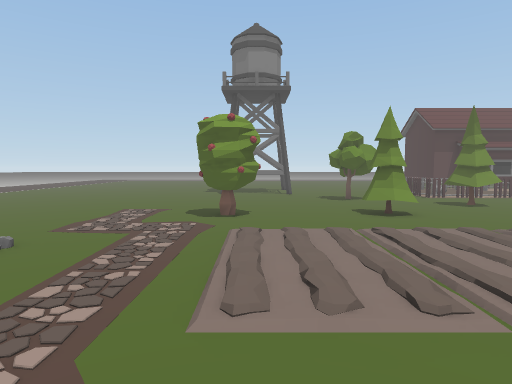
View 1 (above)

24 first-person views from a walk through a scene from a Unity 3-D project. The camera is 1.5 m above the floor, tilts 4° down and sees 75° across. The floor is counted in squares, 1 m on a side. Each view is taken from the middle of a square. On the plan, view 1 faces up. The plan holds only what a view shows up to about 15 squares ahead; the rest is blank. The place goes on beyond the plan. The player is left out. Some animated figures are not drawn. Some surface patterns are stand-ins.

View 2
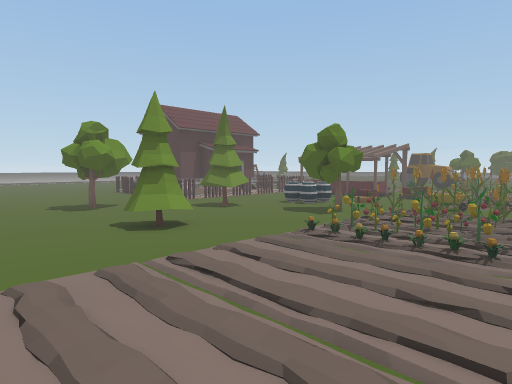

View 3
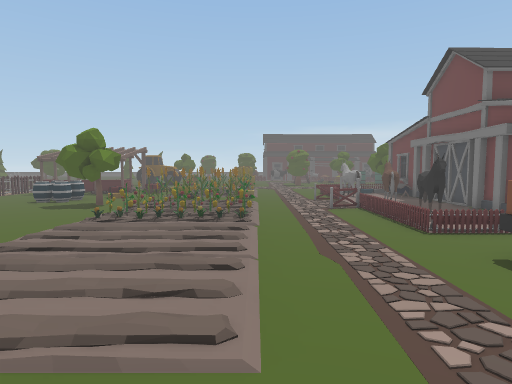

View 4
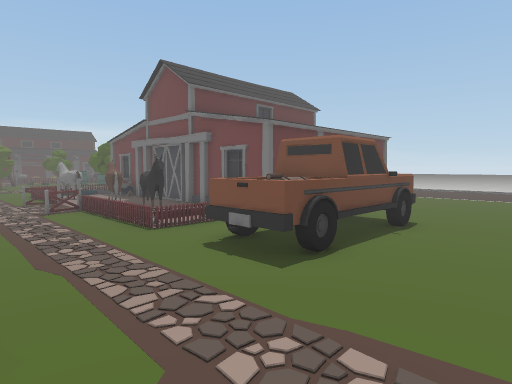

View 5
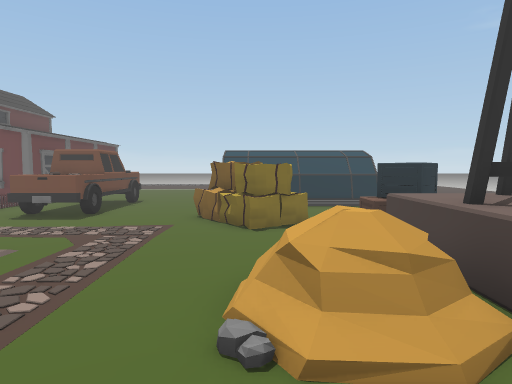

View 6
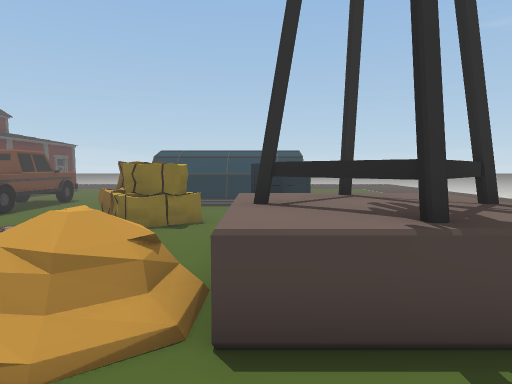

View 7
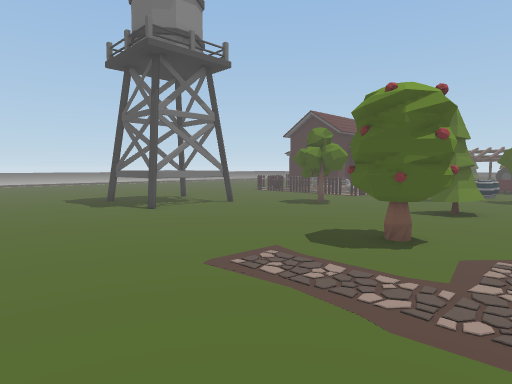

View 8
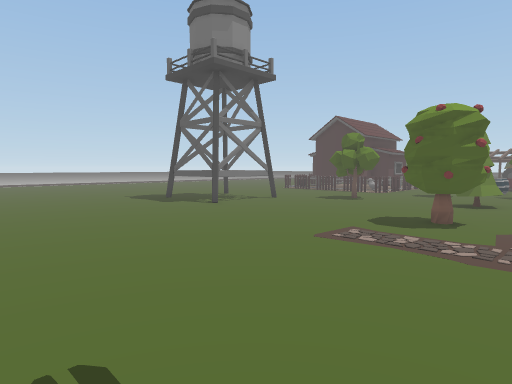

View 9
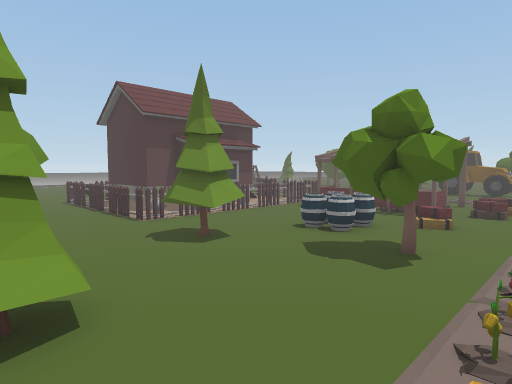

View 10
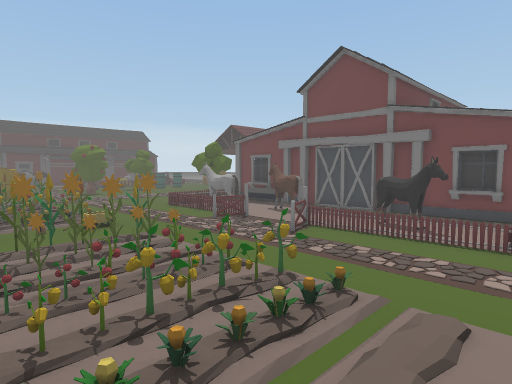

View 11
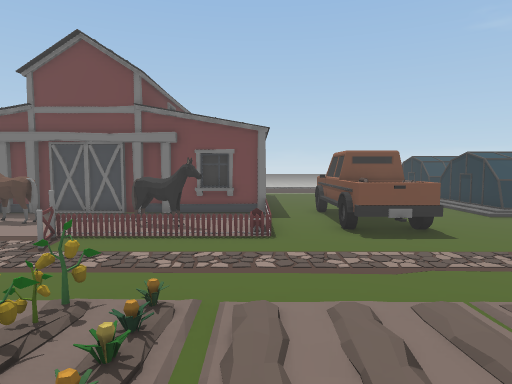

View 12
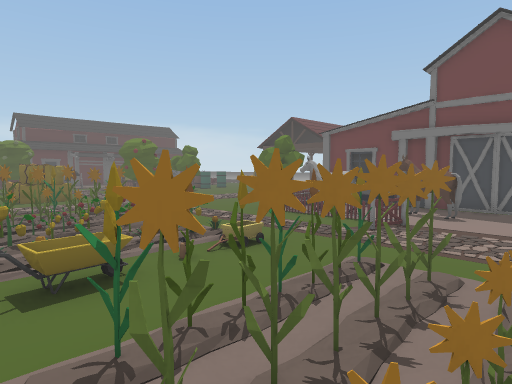

View 13
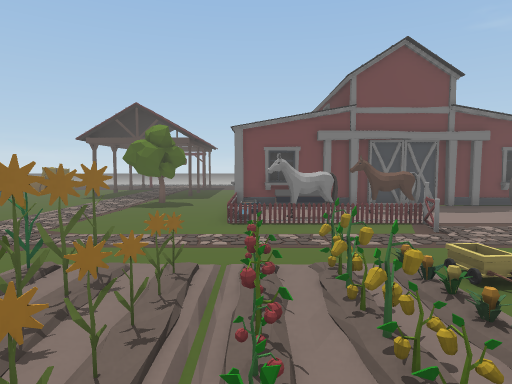

View 14
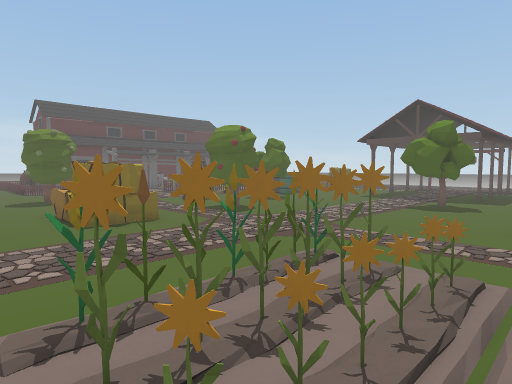

View 15
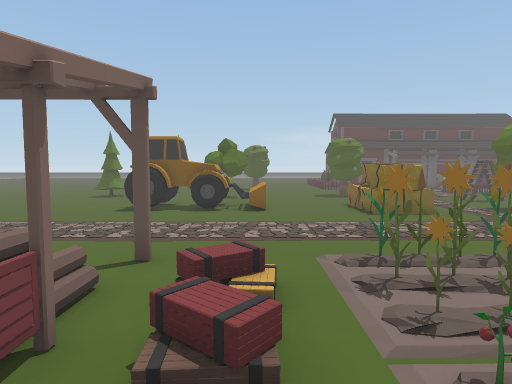

View 16
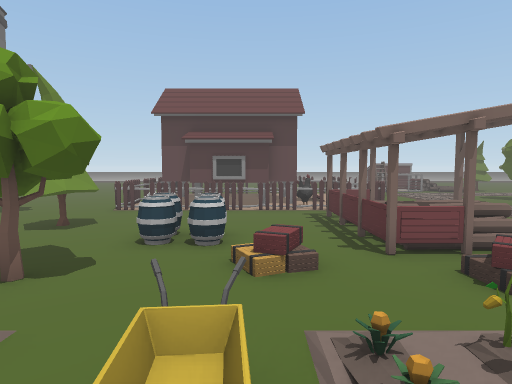

View 17
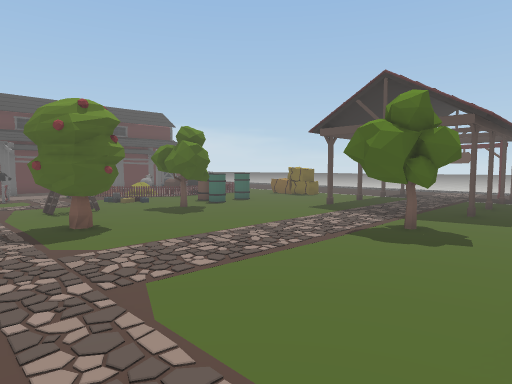

View 18
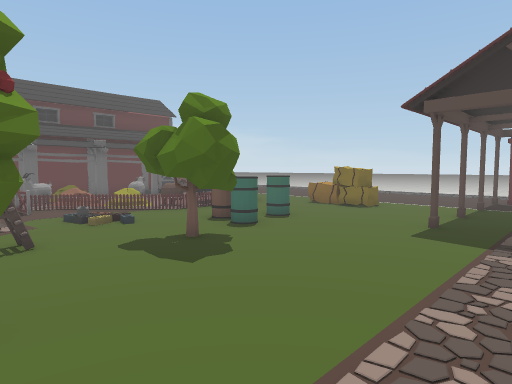

View 19
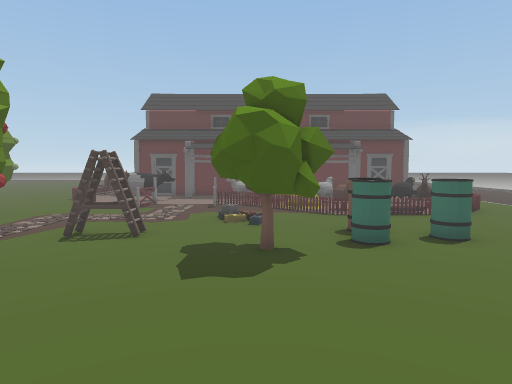

View 20
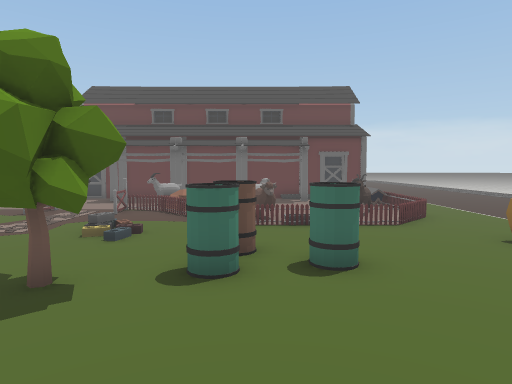

View 21
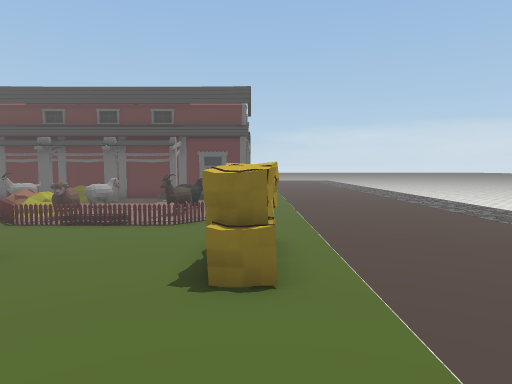

View 22
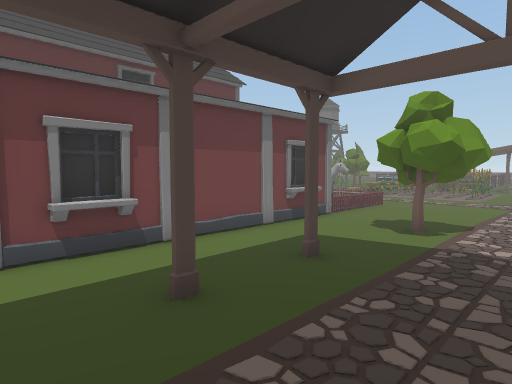

View 23
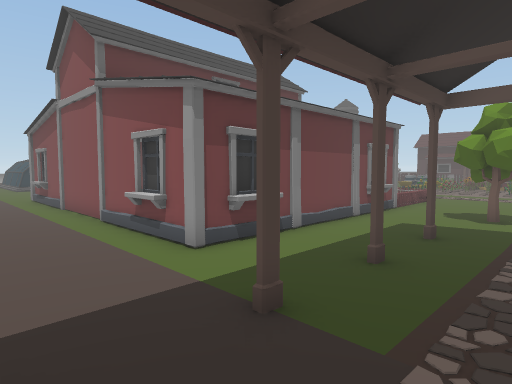

View 24
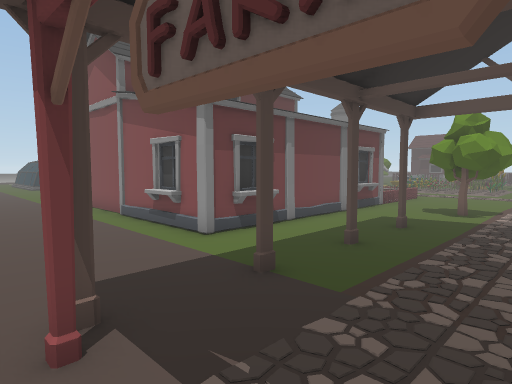

### Floor plan
Key: @ floor where view 1 was taken; # wall or solid block; x gap in a wall; . main floor; : floor 0.25 m higher than the main floor; + floor 0.75 m higher than the main floor; / step, stairs or slope; = window, fence, low wall or low ledge; ^ raised ledge; O other object.
Columns run from 11 left of view 1 to 38 right of it. Each row starts with its distance up from view 1.
 17  ..............OOO..===#=======     ......
 16  ..............OOO..........       .......
 15 .................... ......==     ........
 14 ...................OOO.....=#     ....#
 13  ..................OO..OO..=.   ......###
 12 ..........O....O ......OO..###=.......###
 11 .........OOO...OO....O OO..#=##.......^#
 10  .........OO....O....OOO.//./ =.......##^
  9   ...................OO.....=//.......OOO
  8 .  ........//.//.....x..OO ../............
  7  ..........:./:::/=:=##.OO#=.=##..........
  6 OOOO#+:.....::::://.=##.OO#=:=##..............  ..
  5 OOOO=+:....:.::::/===##..//===##.....=#^#....O....
  4 OOOO.......::/:::/===##..//===##.....####   OO ...
  3 OOOO........./..//==.....//==........#      OO...
  2 OOO#....................................   .....
  1   ##..=..........................................^
  0     .##=...@.........O..O............OOO.........
 -1     .###=...OO..OOOOOO.OOOOOOO.......OOO.##....OO.
 -2     .. #...OOOO.:.##......^##/........O..##.......
 -3     ..  ...OOOO.O.#^...^#...//.................OO.
 -4   .... ....OOOO.O.......##..//.........OOO..O...O#
 -5  ^^^^^^^/..OOOO.O############/...O.....OOO.....O:
 -6    ^^^^^/..OOOO.###        ###.OOO......O ....OO/
 -7        #/...O ..             #.OOO.......OO..O.Ox
 -8        ^/.......             #...........OO..O=.==
 -9           ...                #...........O...O....
-10           ....               #..#....#.......O....
-11           ....               #...............O#=x=
-12           ....               #...............O==.#
-13           ....              ##..#....#...#^=..O  =
-14           ...   ##############..........=^^^.....
-15                 .==........=....#....#............
-16                  .................................
-17                   ................. ..............
-18                         ........#.. ...  .........
-19                                ..  .      ........

Where each view was taken, in squares from view 1:
view 1: 0 up, 0 right, facing up
view 2: 3 up, 0 right, facing up-right
view 3: 3 up, 3 left, facing right
view 4: 3 up, 3 left, facing down-right
view 5: 9 up, 5 left, facing down
view 6: 9 up, 8 left, facing down
view 7: 8 up, 8 left, facing up-right
view 8: 8 up, 11 left, facing up-right
view 9: 7 up, 4 right, facing up-right
view 10: 7 up, 4 right, facing down-right
view 11: 7 up, 5 right, facing down
view 12: 8 up, 9 right, facing down-right
view 13: 8 up, 17 right, facing down
view 14: 8 up, 17 right, facing down-right
view 15: 9 up, 15 right, facing right
view 16: 5 up, 14 right, facing up
view 17: 2 up, 18 right, facing down-right
view 18: 1 down, 23 right, facing down-right
view 19: 5 down, 23 right, facing right
view 20: 8 down, 25 right, facing right
view 21: 14 down, 25 right, facing right
view 22: 15 down, 24 right, facing up-left
view 23: 18 down, 23 right, facing up-left
view 24: 19 down, 24 right, facing up-left
